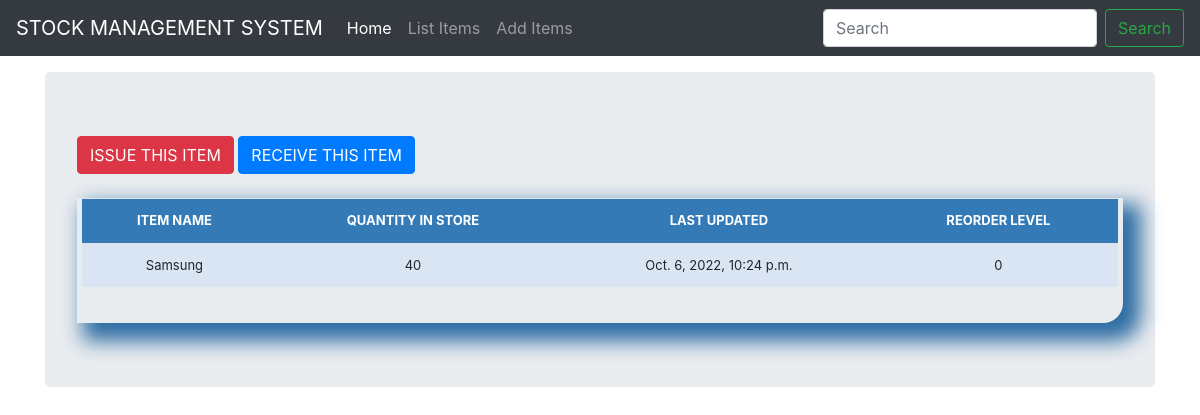
Page /stock_detail/5/ on the committed database.
### stocksystem/models.py (models this page shows, shortened)
class Stock(models.Model):
    category = models.ForeignKey(Category, on_delete=models.CASCADE, blank=True)
    item_name =  models.CharField(max_length=50, blank=True, null=True)
    quantity = models.IntegerField(default='0', blank=True, null=True)
    receive_quantity = models.IntegerField(default='0', blank=True, null=True)
    receive_by = models.CharField(max_length=50, blank=True, null=True)
    issue_quantity = models.IntegerField(default='0', blank=True, null=True)
    issue_by = models.CharField(max_length=50, blank=True, null=True)
    issue_to = models.CharField(max_length=50, blank=True, null=True)
    phone_number = models.CharField(max_length=50, blank=True, null=True)
    created_by = models.CharField(max_length=50, blank=True, null=True)
    reorder_level = models.IntegerField(default='0', blank=True, null=True)
    last_updated = models.DateTimeField(auto_now_add=False, auto_now=True)#auto_now_add when adding for the 1st time
    timestamp = models.DateTimeField(auto_now_add=True, auto_now=False)#auto_now when updating data
    date = models.DateTimeField(auto_now_add=False, auto_now=False) #the user will have to fill this part

### stocksystem/views.py (the view)
# urls.py: path('stock_detail/<str:pk>/', views.stock_detail, name="stock_detail"),
def stock_detail(request, pk):
    queryset = Stock.objects.get(id=pk)
    context = {
        "queryset" : queryset, #used to display the details of the item
    }
    return render(request, "stock_detail.html", context)

### stocksystem/templates/stock_detail.html (shortened to what this page needs)
{% load static %}
{% load crispy_forms_tags %}
<!DOCTYPE html>
<html lang="en">
  <head>
<link href="{% static 'css/stylesheet.css' %}" rel="stylesheet">
<link href="{% static 'css/bootstrap.min.css' %}" rel="stylesheet">
    <link href="{% static 'css/navbar-top-fixed.css' %}" rel="stylesheet">
  </head>
  <body>
{% include 'navbar.html' %}
<main role="main" class="container">
  <div class="jumbotron">
    <a href='#issue'><div class='btn btn-danger'>ISSUE THIS ITEM</div></a>
    <a href='#receive'><div class='btn btn-primary'>RECEIVE THIS ITEM</div></a>
        <br><br>
        <div class='display_table'>
          <table class='table'>
                <tr>
                  <th>ITEM NAME</th>
                  <th>QUANTITY IN STORE</th>
                  <th>LAST UPDATED</th>
                  <th>REORDER LEVEL</th>
                </tr>
                <tr>
                  <td>{{queryset.item_name}}</td>
                  <td>{{queryset.quantity}}</td>
                  <td>{{queryset.last_updated}}</td>
                  <td>{{queryset.reorder_level}}</td>
                </tr>
          </table>
        </div>
    </div>
</main>
      </body>
</html>

### stocksystem/Static/css/stylesheet.css (style rules this page uses)
body { background-color: #34eb6b; }
.table { font-size: 13px; text-align: center; width: 95%; margin: auto; }
.table tr:nth-child(odd) { background: #B8CAE4 }
.table tr:nth-child(even) { background: #dae5f4 }
th { background-color: #337ab7; color: white; }
.display_table { border-bottom-right-radius: 20px; padding-left: 5px; padding-right: 5px; padding-bottom: 20px; box-shadow: 12px 12px 20px 6px #2e6da4; }

### stocksystem/Static/css/navbar-top-fixed.css (style rules this page uses)
body { min-height: 75rem; padding-top: 4.5rem; }

### rows in the picture
Stock: item_name "Samsung", quantity "40", last_updated "Oct. 6, 2022, 10:24 p.m.", reorder_level "0"
